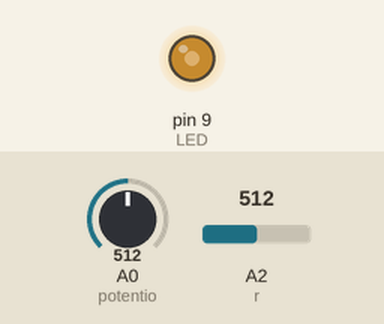
A sketch run on a simulated Arduino Uno, built with avr-gcc and run on an emulated ATmega328P. On the bench: output pins drawn as LEDs (lit = HIGH). The test bench sets the inputs (shaded band); at power-on: A0 (potentio) = 512, A2 (r) = 512. What the sketch prints to the serial monitor is not drawn.

Above: at 1.2 s.
1.3 s: A0 (potentio) set to 716
At 1.7 s:
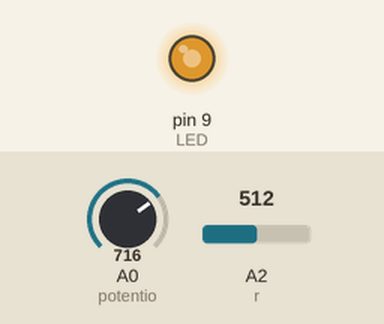
2.8 s: A0 (potentio) set to 900
At 4.0 s:
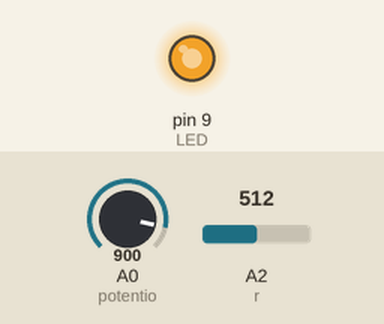
4.3 s: A0 (potentio) set to 122
At 5.5 s:
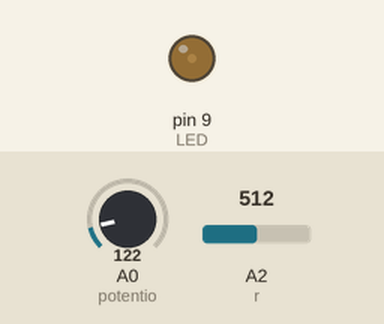
5.8 s: A0 (potentio) set to 0
At 7.0 s:
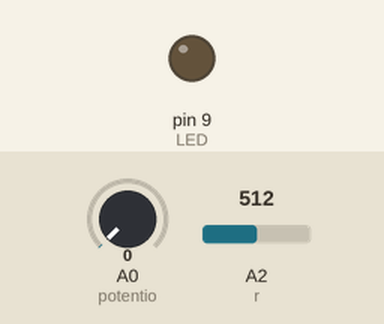
Timing chart, 0 to 8.3 s (numbered marks = the images above; inputs shaded):
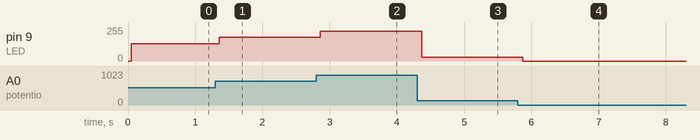

The sketch:

EXO_1_7.ino
```cpp
#define LED 9//on défini la variable LED au pin 9
int r = A2;//variable en entier associée au port analogique 2
int r_lu = 0;//variable en entier associée au port numérique 0
int potentio = A0;// variable en entier associée au port analogique 0
int potentio_lu = 0;//variable en entier prend la valeur 0
void setup() {//boucle réalisée 1 fois

  pinMode(potentio, INPUT);//initialisation du port A0 comme une entrée
  Serial.begin(9600);//commencer le moniteur
  pinMode(LED,OUTPUT);//initialisation du port 9 comme une sortie
  pinMode(r, INPUT);//initialisation du port A2 comme une entrée
}

void loop() {//boucle répétable
  potentio_lu = analogRead(potentio);// mettre la valeur lue du potentio dans la variable potentio_lu
  potentio_lu = potentio_lu/4 ;//remplacer la valeur potentio_lu par la valeur de potentio_lu divisée par 4
  delay(50);//attendre 50 ms
  analogWrite(LED,potentio_lu);//mettre la led à l'état de la valeur de potentio_lu
  r_lu = analogRead(r);// mettre la valeur lue de la résistance photovoltaique dans la variable r_lu
  Serial.println(r_lu);//afficher sur le moniteur la valeur de r_lu ,toujours sur la ligne en desous
  delay(50);//attendre 50ms
}
```

Measured:
- after the input at 1.3 s, pin 9 (LED): 128/255 → 179/255 after 0.06 s
- after the input at 2.8 s, pin 9 (LED): 179/255 → 225/255 after 0.06 s
- after the input at 4.3 s, pin 9 (LED): 225/255 → 30/255 after 0.07 s
- after the input at 5.8 s, pin 9 (LED): 30/255 → 0/255 after 0.07 s
